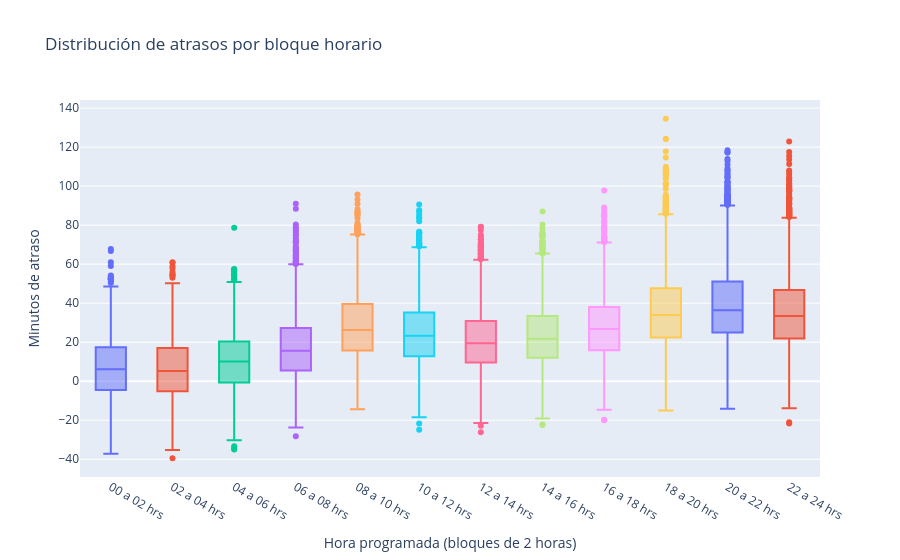

The code cell stored with this chart in its notebook:
### Markdown cell above
## Distribución del atraso según hora programada

El gráfico muestra la distribución de los minutos de atraso según bloques horarios de dos horas.

Se observa que tanto la mediana como la dispersión de los atrasos tienden a aumentar hacia las últimas horas del día. Los bloques horarios de la tarde y noche presentan mayores niveles de atraso y mayor variabilidad, lo que sugiere posibles efectos de acumulación de operaciones y mayor presión operativa en esos periodos.

### Code cell
# Análisis de distribución de atrasos por bloque horario
dataset_eda["hora_programada_dt"] = pd.to_datetime(dataset_eda["hora_programada"], format="%H:%M:%S")
dataset_eda["hora"] = dataset_eda["hora_programada_dt"].dt.hour

bins = [0,2,4,6,8,10,12,14,16,18,20,22,24]
labels = ["00 a 02 hrs","02 a 04 hrs","04 a 06 hrs","06 a 08 hrs","08 a 10 hrs","10 a 12 hrs",
          "12 a 14 hrs","14 a 16 hrs","16 a 18 hrs","18 a 20 hrs","20 a 22 hrs","22 a 24 hrs"]

dataset_eda["bloque_hora"] = pd.cut(dataset_eda["hora"], bins=bins, labels=labels, right=False)
dataset_eda["bloque_hora"] = dataset_eda["bloque_hora"].astype(str)

fig = px.box(
    dataset_eda,
    x="bloque_hora",
    y="minutos_atraso",
    color="bloque_hora",
    points="outliers",
    title="Distribución de atrasos por bloque horario",
    category_orders={"bloque_hora": labels}
)

fig.update_layout(
    xaxis_title="Hora programada (bloques de 2 horas)",
    yaxis_title="Minutos de atraso",
    showlegend=False
)

fig.show()

### Figure 1 — Plotly figure (JSON) as saved in the notebook; plotly's stock layout.template omitted (floating-point values rounded to 4 significant figures; data arrays with more than 128 entries replaced by an {"elided": "..."} marker saying what was removed)
{"data": [{"alignmentgroup": "True", "boxpoints": "outliers", "hovertemplate": "bloque_hora=%{x}<br>minutos_atraso=%{y}<extra></extra>", "legendgroup": "00 a 02 hrs", "marker": {"color": "#636efa"}, "name": "00 a 02 hrs", "notched": false, "offsetgroup": "00 a 02 hrs", "orientation": "v", "showlegend": true, "type": "box", "x": {"elided": "1166 str values"}, "x0": " ", "xaxis": "x", "y": {"elided": "1166 float values"}, "y0": " ", "yaxis": "y"}, {"alignmentgroup": "True", "boxpoints": "outliers", "hovertemplate": "bloque_hora=%{x}<br>minutos_atraso=%{y}<extra></extra>", "legendgroup": "02 a 04 hrs", "marker": {"color": "#EF553B"}, "name": "02 a 04 hrs", "notched": false, "offsetgroup": "02 a 04 hrs", "orientation": "v", "showlegend": true, "type": "box", "x": {"elided": "1251 str values"}, "x0": " ", "xaxis": "x", "y": {"elided": "1251 float values"}, "y0": " ", "yaxis": "y"}, {"alignmentgroup": "True", "boxpoints": "outliers", "hovertemplate": "bloque_hora=%{x}<br>minutos_atraso=%{y}<extra></extra>", "legendgroup": "04 a 06 hrs", "marker": {"color": "#00cc96"}, "name": "04 a 06 hrs", "notched": false, "offsetgroup": "04 a 06 hrs", "orientation": "v", "showlegend": true, "type": "box", "x": {"elided": "1166 str values"}, "x0": " ", "xaxis": "x", "y": {"elided": "1166 float values"}, "y0": " ", "yaxis": "y"}, {"alignmentgroup": "True", "boxpoints": "outliers", "hovertemplate": "bloque_hora=%{x}<br>minutos_atraso=%{y}<extra></extra>", "legendgroup": "06 a 08 hrs", "marker": {"color": "#ab63fa"}, "name": "06 a 08 hrs", "notched": false, "offsetgroup": "06 a 08 hrs", "orientation": "v", "showlegend": true, "type": "box", "x": {"elided": "2882 str values"}, "x0": " ", "xaxis": "x", "y": {"elided": "2882 float values"}, "y0": " ", "yaxis": "y"}, {"alignmentgroup": "True", "boxpoints": "outliers", "hovertemplate": "bloque_hora=%{x}<br>minutos_atraso=%{y}<extra></extra>", "legendgroup": "08 a 10 hrs", "marker": {"color": "#FFA15A"}, "name": "08 a 10 hrs", "notched": false, "offsetgroup": "08 a 10 hrs", "orientation": "v", "showlegend": true, "type": "box", "x": {"elided": "3009 str values"}, "x0": " ", "xaxis": "x", "y": {"elided": "3009 float values"}, "y0": " ", "yaxis": "y"}, {"alignmentgroup": "True", "boxpoints": "outliers", "hovertemplate": "bloque_hora=%{x}<br>minutos_atraso=%{y}<extra></extra>", "legendgroup": "10 a 12 hrs", "marker": {"color": "#19d3f3"}, "name": "10 a 12 hrs", "notched": false, "offsetgroup": "10 a 12 hrs", "orientation": "v", "showlegend": true, "type": "box", "x": {"elided": "2891 str values"}, "x0": " ", "xaxis": "x", "y": {"elided": "2891 float values"}, "y0": " ", "yaxis": "y"}, {"alignmentgroup": "True", "boxpoints": "outliers", "hovertemplate": "bloque_hora=%{x}<br>minutos_atraso=%{y}<extra></extra>", "legendgroup": "12 a 14 hrs", "marker": {"color": "#FF6692"}, "name": "12 a 14 hrs", "notched": false, "offsetgroup": "12 a 14 hrs", "orientation": "v", "showlegend": true, "type": "box", "x": {"elided": "3513 str values"}, "x0": " ", "xaxis": "x", "y": {"elided": "3513 float values"}, "y0": " ", "yaxis": "y"}, {"alignmentgroup": "True", "boxpoints": "outliers", "hovertemplate": "bloque_hora=%{x}<br>minutos_atraso=%{y}<extra></extra>", "legendgroup": "14 a 16 hrs", "marker": {"color": "#B6E880"}, "name": "14 a 16 hrs", "notched": false, "offsetgroup": "14 a 16 hrs", "orientation": "v", "showlegend": true, "type": "box", "x": {"elided": "3648 str values"}, "x0": " ", "xaxis": "x", "y": {"elided": "3648 float values"}, "y0": " ", "yaxis": "y"}, {"alignmentgroup": "True", "boxpoints": "outliers", "hovertemplate": "bloque_hora=%{x}<br>minutos_atraso=%{y}<extra></extra>", "legendgroup": "16 a 18 hrs", "marker": {"color": "#FF97FF"}, "name": "16 a 18 hrs", "notched": false, "offsetgroup": "16 a 18 hrs", "orientation": "v", "showlegend": true, "type": "box", "x": {"elided": "3473 str values"}, "x0": " ", "xaxis": "x", "y": {"elided": "3473 float values"}, "y0": " ", "yaxis": "y"}, {"alignmentgroup": "True", "boxpoints": "outliers", "hovertemplate": "bloque_hora=%{x}<br>minutos_atraso=%{y}<extra></extra>", "legendgroup": "18 a 20 hrs", "marker": {"color": "#FECB52"}, "name": "18 a 20 hrs", "notched": false, "offsetgroup": "18 a 20 hrs", "orientation": "v", "showlegend": true, "type": "box", "x": {"elided": "4123 str values"}, "x0": " ", "xaxis": "x", "y": {"elided": "4123 float values"}, "y0": " ", "yaxis": "y"}, {"alignmentgroup": "True", "boxpoints": "outliers", "hovertemplate": "bloque_hora=%{x}<br>minutos_atraso=%{y}<extra></extra>", "legendgroup": "20 a 22 hrs", "marker": {"color": "#636efa"}, "name": "20 a 22 hrs", "notched": false, "offsetgroup": "20 a 22 hrs", "orientation": "v", "showlegend": true, "type": "box", "x": {"elided": "4003 str values"}, "x0": " ", "xaxis": "x", "y": {"elided": "4003 float values"}, "y0": " ", "yaxis": "y"}, {"alignmentgroup": "True", "boxpoints": "outliers", "hovertemplate": "bloque_hora=%{x}<br>minutos_atraso=%{y}<extra></extra>", "legendgroup": "22 a 24 hrs", "marker": {"color": "#EF553B"}, "name": "22 a 24 hrs", "notched": false, "offsetgroup": "22 a 24 hrs", "orientation": "v", "showlegend": true, "type": "box", "x": {"elided": "4125 str values"}, "x0": " ", "xaxis": "x", "y": {"elided": "4125 float values"}, "y0": " ", "yaxis": "y"}], "layout": {"boxmode": "overlay", "legend": {"title": {"text": "bloque_hora"}, "tracegroupgap": 0}, "showlegend": false, "title": {"text": "Distribución de atrasos por bloque horario"}, "xaxis": {"anchor": "y", "categoryarray": ["00 a 02 hrs", "02 a 04 hrs", "04 a 06 hrs", "06 a 08 hrs", "08 a 10 hrs", "10 a 12 hrs", "12 a 14 hrs", "14 a 16 hrs", "16 a 18 hrs", "18 a 20 hrs", "20 a 22 hrs", "22 a 24 hrs"], "categoryorder": "array", "domain": [0, 1], "title": {"text": "Hora programada (bloques de 2 horas)"}}, "yaxis": {"anchor": "x", "domain": [0, 1], "title": {"text": "Minutos de atraso"}}}}
